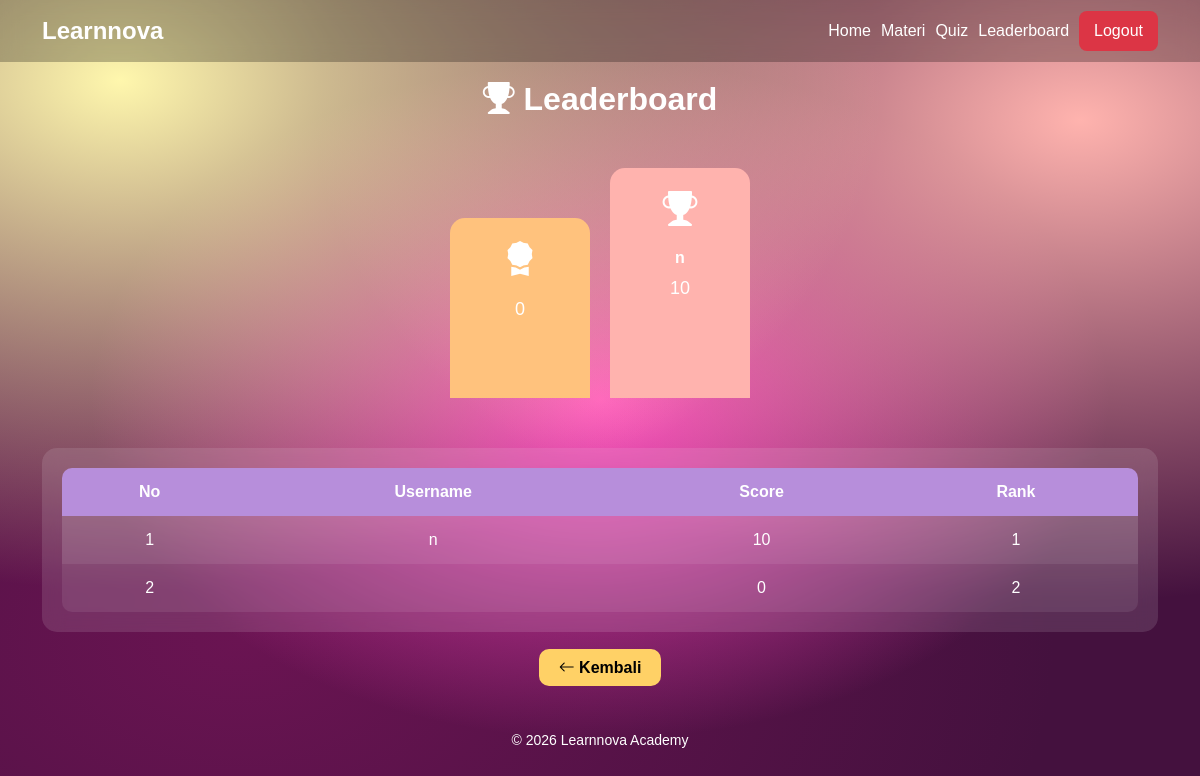
The page /leaderboard.php (signed in) on the database as committed earlier.
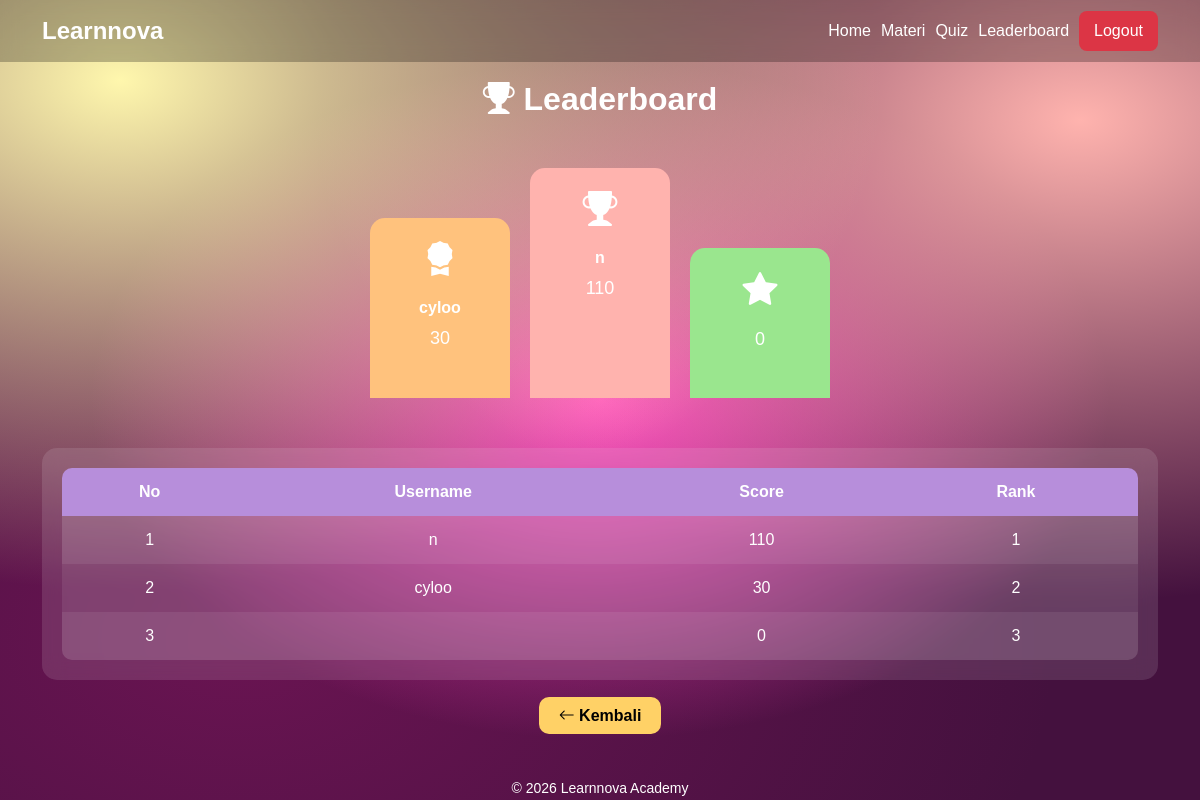
The same page on the database as committed later.
### tables this page shows
CREATE TABLE `users` (
  `id` int(11) NOT NULL,
  `username` varchar(50) DEFAULT NULL,
  `password` varchar(255) DEFAULT NULL,
  `score` int(11) DEFAULT 0,
  `last_login` date DEFAULT NULL,
  `streak` int(11) DEFAULT 0
);

### leaderboard.php (the view, shortened to what this page needs)
<?php
include 'koneksi.php';
?>
<!DOCTYPE html>
<html lang="en">
<head>
    <link href="https://cdn.jsdelivr.net/npm/bootstrap@5.3.8/dist/css/bootstrap.min.css" rel="stylesheet">
    <link rel="stylesheet" href="https://cdn.jsdelivr.net/npm/bootstrap-icons@1.11.3/font/bootstrap-icons.min.css">
</head>
<body>
<nav class="navbar navbar-expand-lg navbar-dark fixed-top">
    <div class="container">
        <a class="navbar-brand" href="dashboard.php">
            Learnnova
        </a>
        <div class="d-flex align-items-center">
            <a class="nav-link" href="dashboard.php">Home</a>
            <a class="nav-link" href="materiLn.php">Materi</a>
            <a class="nav-link" href="quiz.php">Quiz</a>
            <a class="nav-link active" href="leaderboard.php">Leaderboard</a>
            <a class="nav-link logout-btn" href="logout.php">Logout</a>
        </div>
    </div>
</nav>
<div class="container">
    <h2 class="title">
        <i class="bi bi-trophy-fill"></i> Leaderboard
    </h2>
    <?php
    $data = mysqli_query($conn, "SELECT username, score FROM users ORDER BY score DESC");
    $leaderboard = [];
    while($row = mysqli_fetch_assoc($data)){
        $leaderboard[] = $row;
    }
    ?>
    <div class="podium">
        <?php if(isset($leaderboard[1])) { ?>
        <div class="rank rank2">
            <i class="bi bi-award-fill"></i>
            <p><?= $leaderboard[1]['username']; ?></p>
            <span><?= $leaderboard[1]['score']; ?></span>
        </div>
        <?php } ?>
        <?php if(isset($leaderboard[0])) { ?>
        <div class="rank rank1">
            <i class="bi bi-trophy-fill"></i>
            <p><?= $leaderboard[0]['username']; ?></p>
            <span><?= $leaderboard[0]['score']; ?></span>
        </div>
        <?php } ?>
        <?php if(isset($leaderboard[2])) { ?>
        <div class="rank rank3">
            <i class="bi bi-star-fill"></i>
            <span><?= $leaderboard[2]['score']; ?></span>
        </div>
        <?php } ?>
    </div>
    <div class="table-box">
        <table class="custom-table">
            <thead>
                <tr>
                    <th>No</th>
                    <th>Username</th>
                    <th>Score</th>
                    <th>Rank</th>
                </tr>
            </thead>
            <tbody>
                <?php
                $no = 1;
                $dataTable = mysqli_query($conn, "SELECT username, score FROM users ORDER BY score DESC");
                while($row = mysqli_fetch_assoc($dataTable)){
                ?>
                <tr>
                    <td><?= $no ?></td>
                    <td><?= $row['username'] ?></td>
                    <td><?= $row['score'] ?></td>
                    <td><?= $no ?></td>
                </tr>
                <?php
                    $no++;
                }
                ?>
            </tbody>
        </table>
    </div>
    <div class="text-center mt-4 mb-5">
        <a href="dashboard.php" class="back-btn">
            <i class="bi bi-arrow-left"></i> Kembali
        </a>
    </div>
</div>
<div class="text-center mt-4">
  <small> © 2026 Learnnova Academy</small>
</div>
</body>
</html>

### leaderboard.php (style rules this page uses)
body { min-height: 100vh; margin: 0; padding-top: 80px; background-color: #44113E; background-image: radial-gradient(at 10% 10%, #FFF7AD 0%, transparent 50%), radial-gradient(at 90% 15%, #FFB3AE 0%, transparent 50%), radial-gradient(at 50% 50%, #FF49C1 0%, transparent 60%), radial-gradient(at 20% 80%, #6A1452 0%, transparent 60%), radial-gradient(at 80% 90%, #44113E 0%, transparent 50%); background-attachment: fixed; color: white; font-family: Arial, sans-serif; }
.navbar { background: rgba(0,0,0,0.25); backdrop-filter: blur(10px); }
.navbar-brand { font-weight: bold; font-size: 24px; }
.nav-link { color: white !important; margin-left: 10px; }
.logout-btn { background: #dc3545; padding: 8px 15px; border-radius: 8px; }
.title { text-align: center; margin-bottom: 50px; font-weight: bold; }
.podium { display: flex; justify-content: center; align-items: flex-end; gap: 20px; margin-bottom: 50px; flex-wrap: wrap; }
.rank { width: 140px; text-align: center; border-radius: 15px 15px 0 0; padding: 15px 10px; color: white; }
.rank i { font-size: 35px; }
.rank p { margin-top: 10px; margin-bottom: 5px; font-weight: bold; }
.rank span { font-size: 18px; }
.rank1 { height: 230px; background: #FFB3AE; }
.rank2 { height: 180px; background: #ffc27d; }
.rank3 { height: 150px; background: #9ae68e; }
.table-box { background: rgba(255,255,255,0.12); padding: 20px; border-radius: 15px; backdrop-filter: blur(10px); }
.custom-table { width: 100%; overflow: hidden; border-radius: 10px; }
.custom-table th { background: #b78edb; color: white; padding: 12px; text-align: center; }
.custom-table td { background: rgba(255,255,255,0.15); padding: 12px; text-align: center; color: white; }
.custom-table tr:nth-child(even) td { background: rgba(255,255,255,0.08); }
.back-btn { background: #ffd166; color: black; text-decoration: none; padding: 10px 20px; border-radius: 10px; font-weight: bold; }

Rows that differ between the two databases and show on the page:
added users: username "cyloo", score "30"
changed users (number 2 of 3 on the later page): score "10" → "110"
changed users (number 3 of 3 on the later page): score (not shown) → "0"
Other text that changed with them:
$leaderboard[1]['score']: "0" → "30"
